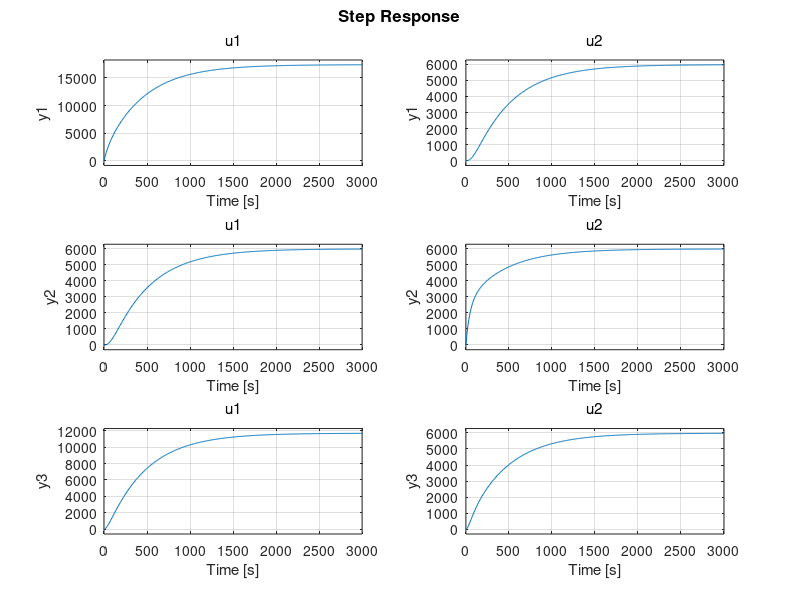

MATLAB code to generate this figure: (Note: this script raises an error after producing the figure.)
clc
clear
close all

%Parameters value of three?tank system
mu13=0.5; mu20=0.675; mu32=0.5;
S=0.0154; Sn=1*5e-5; W=sqrt ( 2 * 9.81 );
%Output operat ing Points (m)
Y10=0.400; Y20=0.200; Y30=0.300;
%Input operat ing Points (m3/s )
U10=0.350e-004; U20=0.375e-004;
%Matrix A
A11=-(mu13*Sn*W)/ (2*S*sqrt (Y10-Y30 ) ) ; A12=0;
A13=-A11;
A21=0;A23=(mu32*Sn*W)/ ( 2*S*sqrt(Y30-Y20 ) ) ;
A22=-A23-((mu20*Sn*W)/ ( 2*S*sqrt(Y20 ) ) ) ;
A31=-A11 ; A32=A23 ; A33=-A32-A31 ;
A=[A11 A12 A13 ; A21 A22 A23 ; A31 A32 A33 ] ;
%Matrix B
B11=1/S ; B12=0;
B21=0;B22=1/S ;
B31=0;B32=0;
B=[B11 B12 ; B21 B22 ;B31 B32 ] ;
%Continuous to d i s c r e t s t a t e space transformat ion
% 
ve=ss(A,B,eye(3),0);
step(ve)

tm=1;
[Ad, Bd] = c2d(A,B,tm) ;
Cd=eye(3); %La salida del sistema son los tres estados
Ada = [Ad zeros(3,2);
      -Cd(1:2,:) ones(2,2)];
Bda = [Bd; zeros(2,2)];
% Bd1 = [Bd(:,1); 0];
pc = [-0.0834  -0.0305  -0.0408   -100  -120];
pd= [0.92 0.97 0.96 0.95 0.94];%exp(pc);%[0.92 0.97 0.96 0.95 0.94];
% K=acker(Ada, Bd1,pd)
K = place(Ada,Bda,pd);
K1= K(:,1:3);
K2=K(:,4:5);
K2=[-0.95 -0.32; -0.3 -0.91]*10e-4;
K1=[21.6 3 -5; 2.9 19 -4]*10e-4;
K=[K1 K2];

%valore maximos y minimos para evitar daños
q_max=1.5*10e-4; %1.2
q_min=0;
h_max=0.62;
h_min=0;

%referencias
t=0:tm:3000;
[m n]=size(t); 
q1=zeros(n,1);
q2=zeros(n,1);
% q1=[0.4*ones(1,250) 0.45*ones(1,1250) 0.4*ones(1,1000) 0.45*ones(1,501)];
% q2=[0.2*ones(1,400) 0.225*ones(1,1600) 0.2*ones(1,1001)];
b = 250;
a= 100;
r1 = (b-a).*rand(1) + a;
b1 = 400;
a1= 100;
r2 = (b1-a1).*rand(1) + a1;
for i=1:n
    if i < r1
        q1(i) = r1;
    else
        b = 250+r1;
        a= r1;
        r1 = (b-a).*rand(1) + a;
    end
    
    if r2 < i
        q2(i) = r2;
    else
        b1 = 400+r2;
        a1= r2;%100;
        r2 = (b1-a1).*rand(1) + a1;
    end
end
t=t';
% q1=q1'; %vector columna ref 1
% q2=q2'; %vector columna ref 2

%[n m]=size(q1); % n vector de tiempos en muestras

%Estados en el tiempo k
x1=zeros(n,1);
x2=zeros(n,1);
x3=zeros(n,1);

%Estados en el tiempo k+1
x1_k1=zeros(n,1);
x2_k1=zeros(n,1);
x3_k1=zeros(n,1);

%entradas del sistema
u11=zeros(n,1);
u22=zeros(n,1);

%accion integral en el tiempo k
ai1=0;
ai2=0;

%accion integral en el tiempo k-1
ai1_k1=0;
ai2_k1=0;

u1=0;
u2=0;

for i=1:n-1
    %calculo el error
    e1=q1(i)-x1(i);
    e2=q2(i)-x2(i);
    
    %calculo la accion de control u1 y u2
    ai1=e1+ai1_k1;
    ai2=e2+ai2_k1;
    ui1=K2(1,1)*ai1+K2(1,2)*ai2;
    ui2=K2(2,1)*ai1+K2(2,2)*ai2;
    ui1=-ui1; %accion integral
    ui2=-ui2; %accion integral
    up1=K1(1,1)*x1(i)+K1(1,2)*x2(i)+K1(1,3)*x3(i);
    up2=K1(2,1)*x1(i)+K1(2,2)*x2(i)+K1(2,3)*x3(i);
    up1=-up1; %accion propocional
    up2=-up2; %accion propocional
    u1=ui1+up1; %accion de control
    u2=ui2+up2; %accion de control
    %Saturacion para evitar daños en los acutadores
    if u1>q_max
        u1=q_max;
    end
    
    if u2>q_max
        u2=q_max;
    end
    
    if u1<q_min
        u1=q_min;
    end
    
    if u2<q_min
        u2=q_min;
    end
    
    %accion de control
    u11(i)=u1;
    u22(i)=u2;
    %actualizo
    ai1_k1=ai1;
    ai2_k1=ai2;
    
    %calculo los estados
    x1_k1(i)=Ad(1,:)*[x1(i);x2(i);x3(i)]+Bd(1,:)*[u1;u2];%A11*x1(i)+A12*x2(i)+A13*x3(i)+B11*u1+B12*u2;
    x2_k1(i)=Ad(2,:)*[x1(i);x2(i);x3(i)]+Bd(2,:)*[u1;u2];%A21*x1(i)+A22*x2(i)+A23*x3(i)+B21*u1+B22*u2;
    x3_k1(i)=Ad(3,:)*[x1(i);x2(i);x3(i)]+Bd(3,:)*[u1;u2];%A31*x1(i)+A32*x2(i)+A33*x3(i)+B31*u1+B32*u2;
   
    %actualizo los estados
    x1(i+1)=x1_k1(i);
    x2(i+1)=x2_k1(i);
    x3(i+1)=x3_k1(i);
end

subplot(1,3,1)
plot(t,x1,'b',t,q1,'--r')
xlabel('Tiempo (s)')
ylabel('l_{1}(m)')
legend('Level 1','q_{1}(m)')
title('Altura del tanque 1')

subplot(1,3,2)
plot(t,x2,'b',t,q2,'--r')
xlabel('Tiempo (s)')
ylabel('l_{2}(m)')
legend('Level 2','q_{2}(m)')
title('Altura del tanque 2')


subplot(1,3,3)
plot(t,x3,'b')
xlabel('Tiempo (s)')
ylabel('l_{3}(m)')
legend('Level 3')
title('Altura del tanque 3')
